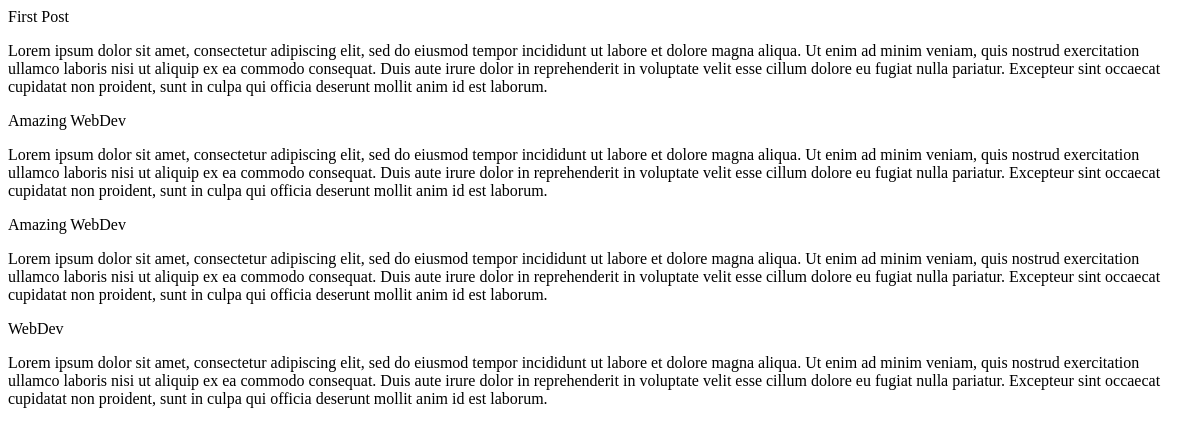
Page /categories/ on the earlier database version.
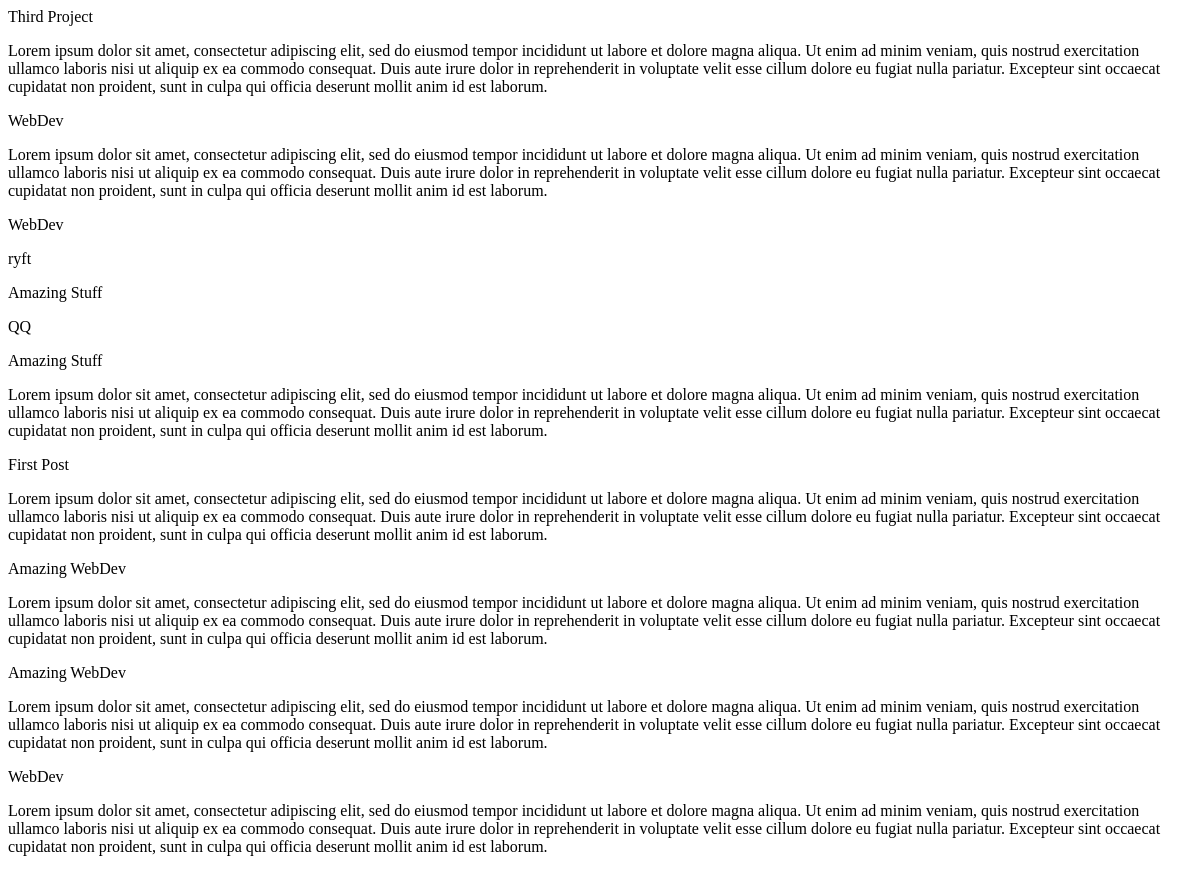
Same page on the later database version.
### research_site/models.py (models this page shows, shortened)
class ProjectCategory(models.Model):
    title = models.CharField(max_length=300, blank=False, null=False)
    date = models.DateTimeField(auto_now_add=True)
    summary = models.TextField()
    proj_cat_image = models.FileField(upload_to='proj_cat_images', blank = True,null = True,verbose_name="Add Photos to Project-Category")
    class Meta:
        verbose_name = _('Project Category')
        verbose_name_plural = _('Project Categories')
    class Meta:
        ordering = ('-date',)

### research_site/views.py (the view)
# urls.py: path('categories/', ProjectCategoryView.as_view(), name='categories'),
class ProjectCategoryView(ListView):
    model = ProjectCategory
    template_name = 'categories.html'
    context_object_name = "categories"

### templates/categories.html
{% for category in categories %}
<p>{{ category.title }}</p>
<p>{{ category.summary }}</p>
{% endfor %}

Differences in the rows shown:
added ProjectCategory: title "Third Project", summary "Lorem ipsum dolor sit amet, consectetur adipiscing elit, sed do eiusmod tempor incididunt ut labore et dolore magna aliqua. Ut enim ad minim veniam, quis nostrud exercitation ullamco laboris nisi ut aliquip ex ea commodo consequat. Duis aute irure dolor in reprehenderit in voluptate velit esse cillum dolore eu fugiat nulla pariatur. Excepteur sint occaecat cupidatat non proident, sunt in culpa qui officia deserunt mollit anim id est laborum."
added ProjectCategory: title "WebDev", summary "Lorem ipsum dolor sit amet, consectetur adipiscing elit, sed do eiusmod tempor incididunt ut labore et dolore magna aliqua. Ut enim ad minim veniam, quis nostrud exercitation ullamco laboris nisi ut aliquip ex ea commodo consequat. Duis aute irure dolor in reprehenderit in voluptate velit esse cillum dolore eu fugiat nulla pariatur. Excepteur sint occaecat cupidatat non proident, sunt in culpa qui officia deserunt mollit anim id est laborum."
added ProjectCategory: title "WebDev", summary "ryft"
added ProjectCategory: title "Amazing Stuff", summary "QQ"
added ProjectCategory: title "Amazing Stuff", summary "Lorem ipsum dolor sit amet, consectetur adipiscing elit, sed do eiusmod tempor incididunt ut labore et dolore magna aliqua. Ut enim ad minim veniam, quis nostrud exercitation ullamco laboris nisi ut aliquip ex ea commodo consequat. Duis aute irure dolor in reprehenderit in voluptate velit esse cillum dolore eu fugiat nulla pariatur. Excepteur sint occaecat cupidatat non proident, sunt in culpa qui officia deserunt mollit anim id est laborum."
